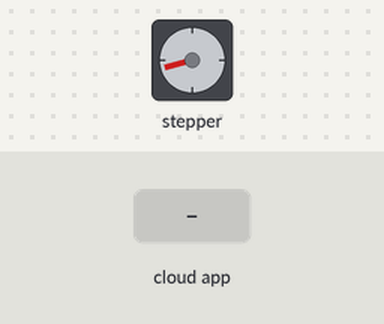
Recording of a sketch running on a simulated Arduino Uno, built with avr-gcc and run on an emulated ATmega328P. On the bench: stepper motor. Wiring (inferred from the names in the program): stepper motor driver (200 steps per turn assumed): step pin 8; direction pin 9. The inputs (shaded band) are chosen by the test bench. The ROS host is connected and sends only what is stated.

Above: at 1.2 s.
1.3 s: the phone or cloud app sets motor_speed to 0
At 1.65 s:
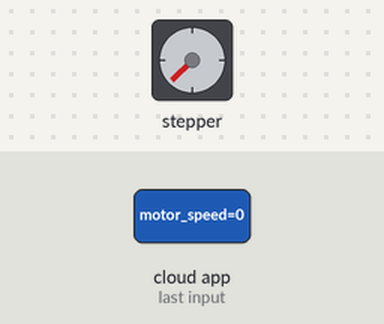
4.3 s: the phone or cloud app sets motor_speed to 45
At 4.65 s:
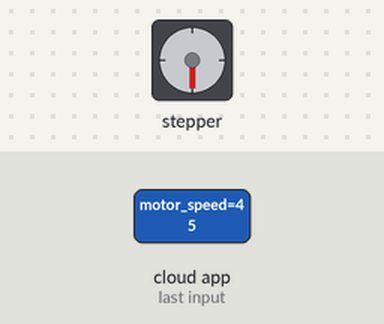
Timing chart, 0 to 13.3 s (numbered marks = the images above; inputs shaded):
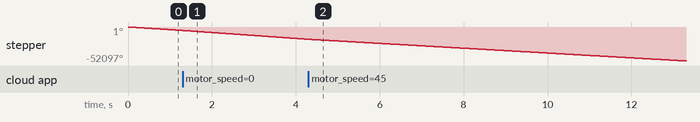

The sketch:

ros_serial_test_motor.ino
```cpp
#include <ros.h>
#include <std_msgs/Int32.h>

#define FULSE_TARGET 80000
#define TIME_FULSE 100

// Define pin numbers
const int pulsePin = 8;
const int dirPin = 9;
int speed_motor = 20;

ros::NodeHandle nh;

void motorCallback(const std_msgs::Int32& msg) {
  int speed = msg.data;
  speed_motor = speed;
}

ros::Subscriber<std_msgs::Int32> sub("motor_speed", &motorCallback);

void setup() {
  nh.initNode();
  nh.subscribe(sub);
  pinMode(pulsePin, OUTPUT);
  pinMode(dirPin, OUTPUT);
  digitalWrite(dirPin, LOW);
}

void loop() {
  nh.spinOnce();
  // delay(10);
  digitalWrite(pulsePin, HIGH);
  delayMicroseconds(speed_motor);
  digitalWrite(pulsePin, LOW);
  delayMicroseconds(speed_motor);
}
```
